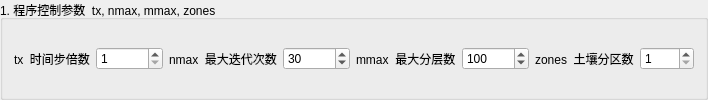
            <widget class="QGroupBox" name="controlGroupBox">
             <property name="title">
              <string>1. 程序控制参数  tx, nmax, mmax, zones</string>
             </property>
             <layout class="QGridLayout" name="controlGridLayout">
              <item row="0" column="0">
               <widget class="QLabel" name="txLabel">
                <property name="text">
                 <string>tx  时间步倍数</string>
                </property>
               </widget>
              </item>
              <item row="0" column="1">
               <widget class="QSpinBox" name="txSpinBox">
                <property name="minimum">
                 <number>1</number>
                </property>
                <property name="maximum">
                 <number>100000</number>
                </property>
                <property name="value">
                 <number>1</number>
                </property>
               </widget>
              </item>
              <item row="0" column="2">
               <widget class="QLabel" name="nmaxLabel">
                <property name="text">
                 <string>nmax  最大迭代次数</string>
                </property>
               </widget>
              </item>
              <item row="0" column="3">
               <widget class="QSpinBox" name="nmaxSpinBox">
                <property name="minimum">
                 <number>2</number>
                </property>
                <property name="maximum">
                 <number>100000</number>
                </property>
                <property name="value">
                 <number>30</number>
                </property>
               </widget>
              </item>
              <item row="0" column="4">
               <widget class="QLabel" name="mmaxLabel">
                <property name="text">
                 <string>mmax  最大分层数</string>
                </property>
               </widget>
              </item>
              <item row="0" column="5">
               <widget class="QSpinBox" name="mmaxSpinBox">
                <property name="minimum">
                 <number>-1</number>
                </property>
                <property name="maximum">
                 <number>100000</number>
                </property>
                <property name="value">
                 <number>100</number>
                </property>
               </widget>
              </item>
              <item row="0" column="6">
               <widget class="QLabel" name="zoneCountLabel">
                <property name="text">
                 <string>zones  土壤分区数</string>
                </property>
               </widget>
              </item>
              <item row="0" column="7">
               <widget class="QSpinBox" name="zoneCountSpinBox">
                <property name="minimum">
                 <number>1</number>
                </property>
                <property name="maximum">
                 <number>1000</number>
                </property>
                <property name="value">
                 <number>1</number>
                </property>
               </widget>
              </item>
             </layout>
            </widget>
